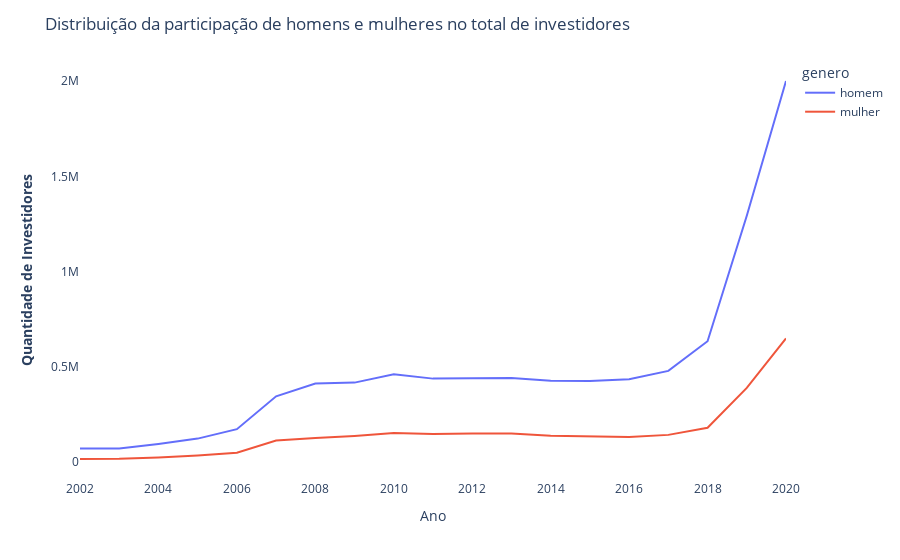

The notebook cell this image was saved under:
### Code cell
fig = px.line(perfil_investidores, x='ano', y='qtd',color='genero')
fig.update_layout(title_text="Distribuição da participação de homens e mulheres no total de investidores",
                    xaxis_showgrid=False, yaxis_showgrid=False, plot_bgcolor='white')
fig.update_xaxes(title_text="Ano")
fig.update_yaxes(title_text="<b>Quantidade de Investidores</b>")

#fig.update_traces(texttemplate='%{text:.2s}')

#imagem estática para post no git
fig.show('svg')

#imagem dinâmica
#fig.show()

### Figure 1 — Plotly figure (JSON) as saved in the notebook; plotly's stock layout.template omitted (floating-point values rounded to 4 significant figures)
{"data": [{"hovertemplate": "genero=homem<br>ano=%{x}<br>qtd=%{y}<extra></extra>", "legendgroup": "homem", "line": {"color": "#636efa", "dash": "solid"}, "mode": "lines", "name": "homem", "orientation": "v", "showlegend": true, "type": "scatter", "x": [2002, 2003, 2004, 2005, 2006, 2007, 2008, 2009, 2010, 2011, 2012, 2013, 2014, 2015, 2016, 2017, 2018, 2019, 2020], "xaxis": "x", "y": [70219, 69753, 94434, 122220, 171717, 344171, 411098, 416302, 459644, 437287, 438601, 440727, 426322, 424682, 433759, 477887, 633899, 1292536, 2000810], "yaxis": "y"}, {"hovertemplate": "genero=mulher<br>ano=%{x}<br>qtd=%{y}<extra></extra>", "legendgroup": "mulher", "line": {"color": "#EF553B", "dash": "solid"}, "mode": "lines", "name": "mulher", "orientation": "v", "showlegend": true, "type": "scatter", "x": [2002, 2003, 2004, 2005, 2006, 2007, 2008, 2009, 2010, 2011, 2012, 2013, 2014, 2015, 2016, 2017, 2018, 2019, 2020], "xaxis": "x", "y": [15030, 15725, 22480, 32963, 47917, 112386, 125385, 136062, 151271, 145915, 148564, 148549, 137794, 132427, 130265, 141738, 179392, 388497, 648165], "yaxis": "y"}], "layout": {"legend": {"title": {"text": "genero"}, "tracegroupgap": 0}, "margin": {"t": 60}, "plot_bgcolor": "white", "title": {"text": "Distribuição da participação de homens e mulheres no total de investidores"}, "xaxis": {"anchor": "y", "domain": [0, 1], "showgrid": false, "title": {"text": "Ano"}}, "yaxis": {"anchor": "x", "domain": [0, 1], "showgrid": false, "title": {"text": "<b>Quantidade de Investidores</b>"}}}}
